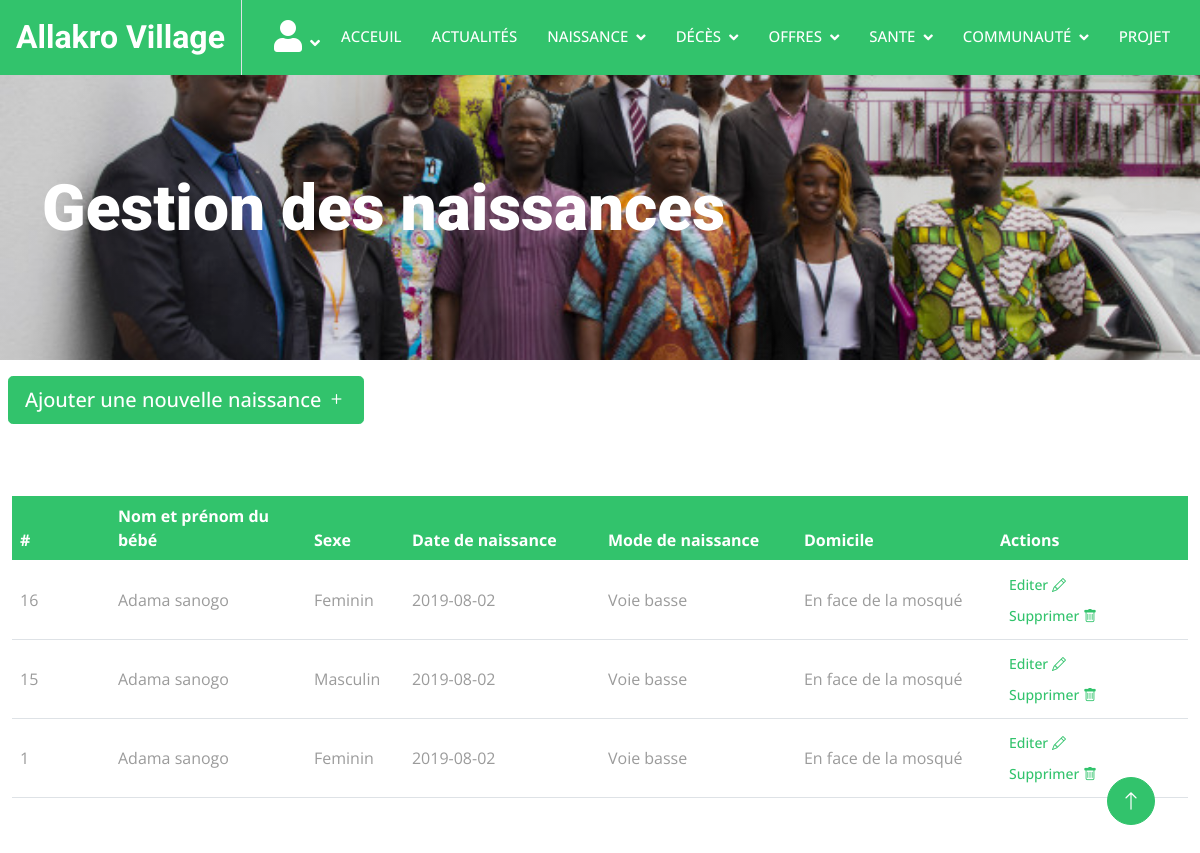
The app's page /Admin/index.php?action=naissance/naissance (signed in) with its own data.
### tables this page shows
CREATE TABLE `naissance` (
  `id_nais` int(11) NOT NULL,
  `nom_enf` varchar(20) DEFAULT NULL,
  `pren_enf` varchar(50) DEFAULT NULL,
  `sexe_enf` varchar(20) DEFAULT NULL,
  `date_nais_enf` date DEFAULT NULL,
  `mode_nais` varchar(150) DEFAULT NULL,
  `nom_pere` varchar(20) DEFAULT NULL,
  `pren_pere` varchar(50) DEFAULT NULL,
  `nom_mere` varchar(20) DEFAULT NULL,
  `pren_mere` varchar(50) DEFAULT NULL,
  `lieu_hab_enf` varchar(150) DEFAULT NULL
);

### Admin/src/controllers/naissance/naissance.php (called while the page is built, shortened)
<?php
require_once('./src/models/naissance.php');
class Naissance
{
    public function execute()
    {
        $NaissanceRepository = new NaissanceRepository;
        $NaissanceRepository->connection = new DatabaseConnection;
        $naissances = $NaissanceRepository->getNaissances();
        require('./templates/naissance/naissance.php');
    }
}

### Admin/src/lib/bdConnection.php (called while the page is built, shortened)
<?php
class databaseConnection
{
    public ?\PDO $connection = null;
    public function getConnection(): \PDO
    {
        if($this->connection === null){
            $this->connection = new \PDO("mysql:host=localhost; dbname=gestion_acteurs; charset=utf8", "root", "");
        }
        return $this->connection;
    }
}
?>

### Admin/src/models/naissance.php (called while the page is built, shortened)
<?php
class NaissanceRepository
{
    public DatabaseConnection $connection;
    public function getNaissances(): array
    {
        $statement = $this->connection->getConnection()->prepare('SELECT * FROM naissance ORDER BY id_nais DESC');
        $statement->execute();
        $naissances = [];
        while (($row = $statement->fetch())) {
            $naissance = new Naissance();
            $naissance->idNais = $row['id_nais'];
            $naissance->nomEnf = $row['nom_enf'];
            $naissance->prenEnf = $row['pren_enf'];
            $naissance->sexEnf = $row['sexe_enf'];
            $naissance->dateNaisEnf = $row['date_nais_enf'];
            $naissance->modeNaisEnf = $row['mode_nais'];
            $naissance->nomPere = $row['nom_pere'];
            $naissance->prenPere = $row['pren_pere'];
            $naissance->nomMere = $row['nom_mere'];
            $naissance->prenMere = $row['pren_mere'];
            $naissance->lieuHabEnf = $row['lieu_hab_enf'];
            $naissances[] = $naissance;
        }
        return $naissances;
    }
}

### Admin/templates/naissance/naissance.php (shortened to what this page needs)
<div class="container-fluid page-header py-5 mb-3">
    <div class="container py-5">
        <h1 class="display-3 text-white mb-3 animated slideInDown">Gestion des naissances</h1>
    </div>
</div>
<button type="button" class="btn btn-primary btn-lg ms-lg-2 ms-2 animated slideInLeft" data-bs-toggle="modal"
    data-bs-target="#createArticle">
    Ajouter une nouvelle naissance <i class="bi bi-plus"></i>
</button>
<div class="container-fluid py-5">
    <div class="row">
        <div class="col-md-12 col-lg-12 offset-lg- py-4">
            <table class="table align-middle mb-0 bg-white">
                <thead class="bg-primary text-white animated slideInUp">
                    <tr>
                        <th class="col-1">#</th>
                        <th class="col-2">Nom et prénom du bébé</th>
                        <th class="col-1">Sexe</th>
                        <th class="col-2">Date de naissance</th>
                        <th class="col-2">Mode de naissance</th>
                        <th class="col-2">Domicile</th>
                        <th class="col-2">Actions</th>
                    </tr>
                </thead>
                <tbody>
                    <?php foreach ($naissances as $naissance): ?>
                        <tr class="text-start">
                            <td>
                                <?= $naissance->idNais; ?>
                            </td>
                            <td>
                                <?= $naissance->nomEnf; ?>
                                <?= $naissance->prenEnf; ?>
                            </td>
                            <td>
                                <?= $naissance->sexEnf; ?>
                            </td>
                            <td>
                                <?= $naissance->dateNaisEnf; ?>
                            </td>
                            <td>
                                <?= $naissance->modeNaisEnf; ?>
                            </td>
                            <td>
                                <?= $naissance->lieuHabEnf; ?>
                            </td>
                            <td>
                                <button type="button" class="btn btn-link btn-sm btn-rounded">
                                    <a href="#edit<?= $naissance->idNais ?>" data-bs-toggle="modal">Editer <i
                                            class="bi bi-pencil"></i></a>
                                </button>
                                <button type="button" class="btn btn-link btn-sm btn-rounded">
                                    <a href="#delete<?= $naissance->idNais ?>" data-bs-toggle="modal">Supprimer <i
                                            class="bi bi-trash"></i></a>
                                </button>
                            </td>
                        </tr>
                    <?php endforeach; ?>
                </tbody>
            </table>
        </div>
    </div>
</div>
<?php require('templates/layout.php') ?>

### Admin/assets/css/style.css (style rules this page uses)
:root { --primary: #32C36C; --light: #F6F7F8; --dark: #1A2A36; }
.btn { font-weight: 500; transition: .5s; }
.btn.btn-primary, .btn.btn-outline-primary:hover { color: #FFFFFF; }
.page-header { background: linear-gradient(rgba(0, 0, 0, .1), rgba(0, 0, 0, .1)), url(../img/carousel-1.jpg) center center no-repeat; background-size: cover; }

### records on screen
naissance: id_nais "16", nom_enf "Adama", pren_enf "sanogo", sexe_enf "Feminin", date_nais_enf "2019-08-02", mode_nais "Voie basse", lieu_hab_enf "En face de la mosqué"
naissance: id_nais "15", nom_enf "Adama", pren_enf "sanogo", sexe_enf "Masculin", date_nais_enf "2019-08-02", mode_nais "Voie basse", lieu_hab_enf "En face de la mosqué"
naissance: id_nais "1", nom_enf "Adama", pren_enf "sanogo", sexe_enf "Feminin", date_nais_enf "2019-08-02", mode_nais "Voie basse", lieu_hab_enf "En face de la mosqué"
